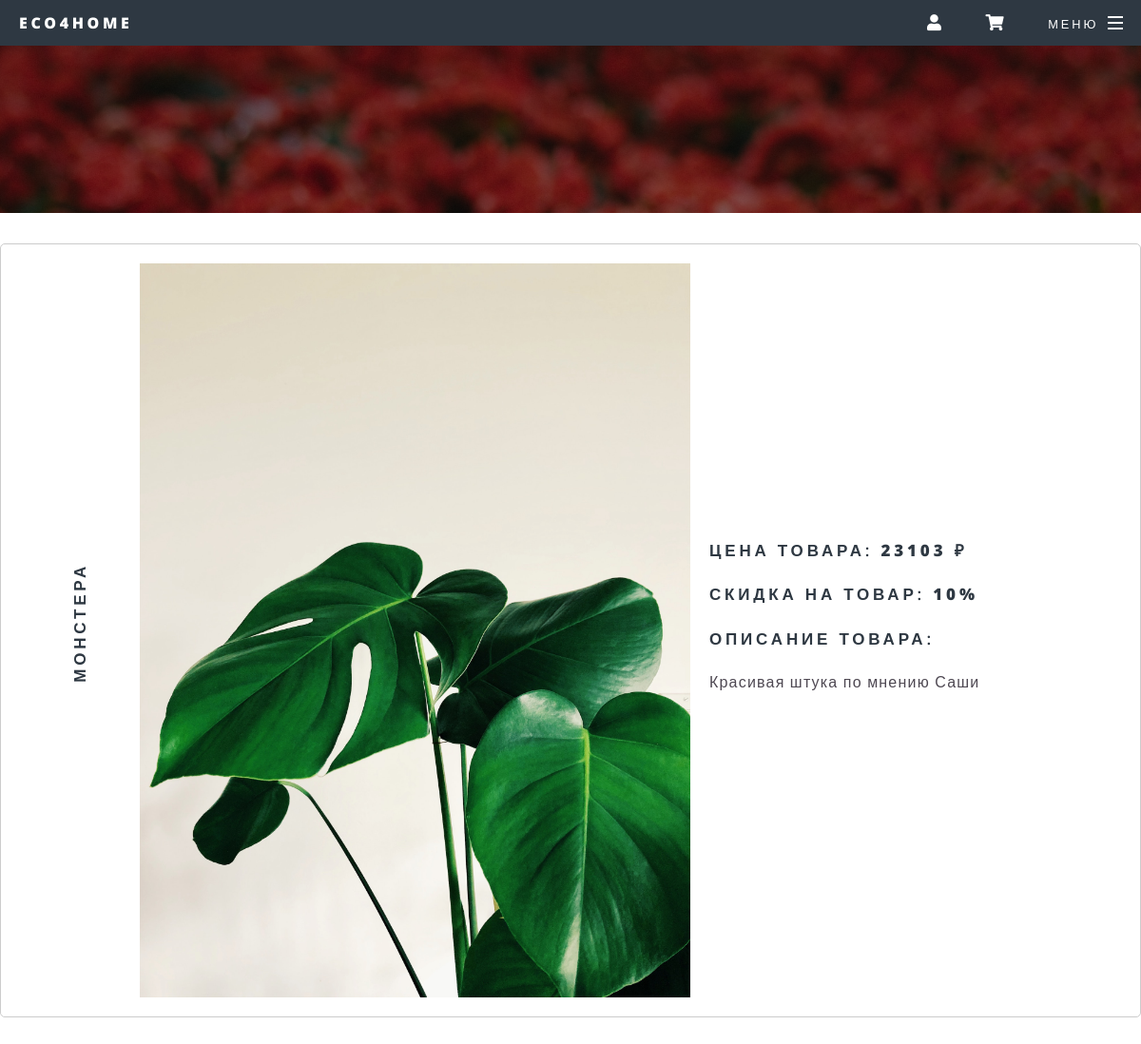
The page /catalog/product/1 (upper part) on the database as committed earlier.
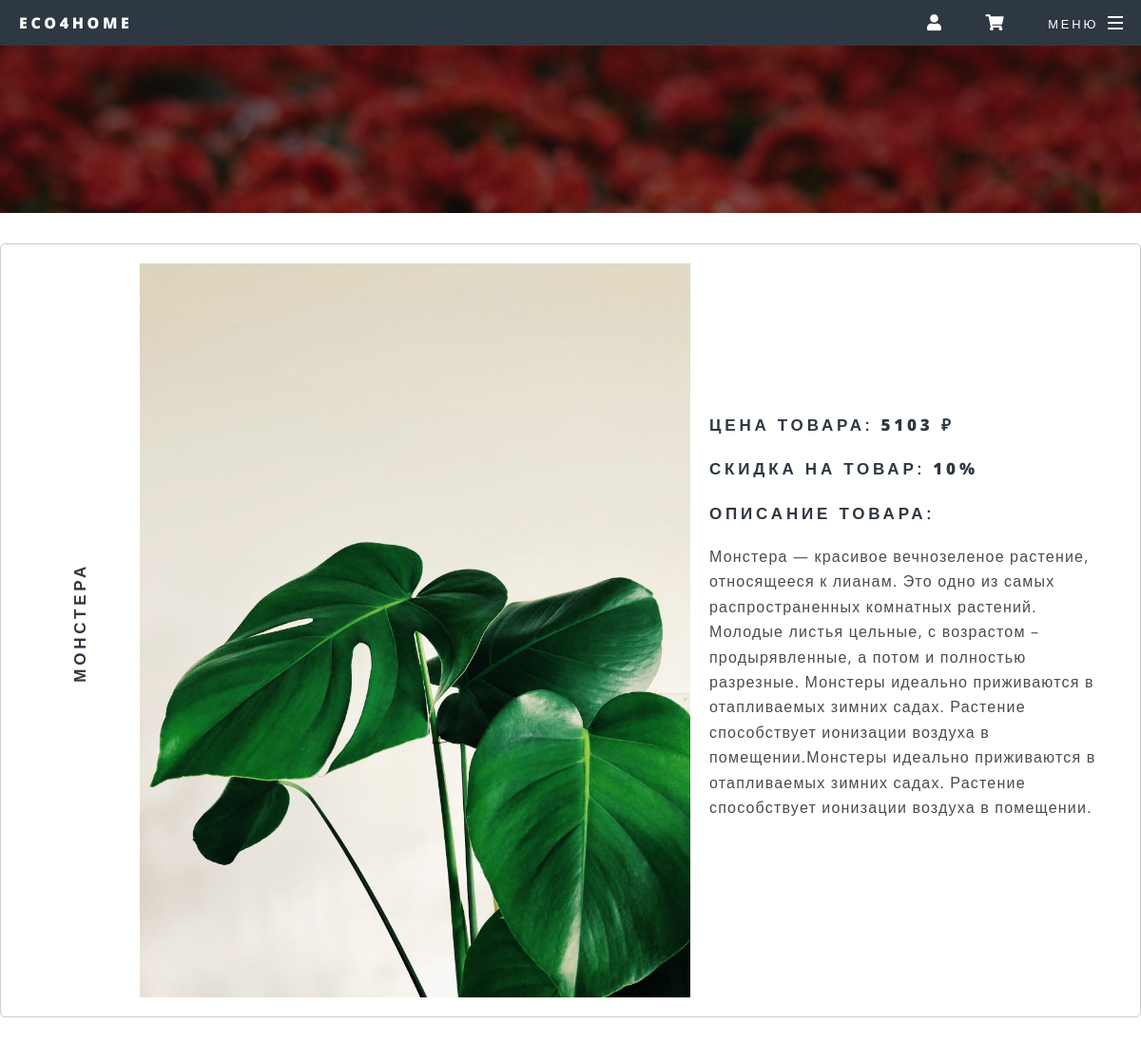
The same page on the database as committed later.
### main_home/models.py (models this page shows, shortened)
class Plant(models.Model):
    tips = {
        ('Декоративно-лиственные растения', 'Декоративно-лиственные растения'),
        ('Красиво-цветущие растения', 'Красиво-цветущие растения'),
        ('Кактусы и суккуленты', 'Кактусы и суккуленты'),
    }
    name_plant = models.CharField(max_length=200, verbose_name='Название')
    type_plant = models.CharField(choices=tips, max_length=50, verbose_name='Вид растения')
    price_plant = models.IntegerField(verbose_name='Цена',
                                      validators=[
                                          MinValueValidator(1),
                                      ]
                                      )
    img_plant = models.ImageField(blank=True, upload_to='media', verbose_name='Картинка товара')
    text_plant = models.TextField(verbose_name='Описание товара')
    sale_plant = models.IntegerField(blank=True,
                                     verbose_name='Процент скидки',
                                     default=0,
                                     validators=[
                                         MaxValueValidator(100),
                                         MinValueValidator(0),
                                     ]
                                     )
    def get_sale(self):
        new_price = int(self.price_plant * (100 - self.sale_plant) / 100)
        return new_price

### products/views.py (the view)
# urls.py: path('product/<int:plant_id>', views.view_product, name='product'),
def view_product(request, plant_id):
    plant = Plant.objects.get(pk=plant_id)
    context = {
        'item': plant
    }
    session_key = request.session.session_key
    if not session_key:
        request.session['session_key'] = 123
        request.session.cycle_key()
        print(request.session.session_key)
    return render(request, 'products/product.html', context=context)

### products/templates/products/product.html (shortened to what this page needs)
{% extends 'main_site/layout.html' %}
{% block section_one %}
<article id="main">
    <header></header>
    <section class="wrapper style5" style="padding: 2em 0 4em 0">
        <div class="product-details">
            <h2 class="center__format rotate-text" style="font-size: 17px;">{{ item.name_plant }}</h2>
            <img src="{{ item.img_plant.url }}" alt="">
            <div class="product-info">
                {% if item.sale_plant != 0 %}
                    <h3 style="font-size: 17px;"><strong>Цена товара:</strong> {{ item.get_sale }} ₽</h3>
                    <h3 style="font-size: 17px;"><strong>Скидка на товар: </strong>{{ item.sale_plant }}%</h3>
                {% else %}
                    <h3 style="font-size: 17px;"><strong>Цена товара:</strong> {{ item.price_plant }} ₽</h3>
                {% endif %}
                <h3 style="font-size: 17px;"><strong>Описание товара:</strong></h3>
                <p>{{ item.text_plant }}</p>
            </div>
        </div>
    </section>
</article>
{% endblock %}

Rows that differ between the two databases and show on the page:
changed Plant "МОНСТЕРА": get_sale "23103" → "5103"; text_plant "Красивая штука по мнению Саши" → "Монстера — красивое вечнозеленое растение, относящееся к лианам. Это одно из самых распространенных комнатных растений. Молодые листья цельные, с возрастом – продырявленные, а потом и полностью разрезные. Монстеры идеально приживаются в отапливаемых зимних садах. Растение способствует ионизации воздуха в помещении.Монстеры идеально приживаются в отапливаемых зимних садах. Растение способствует ионизации воздуха в помещении."
